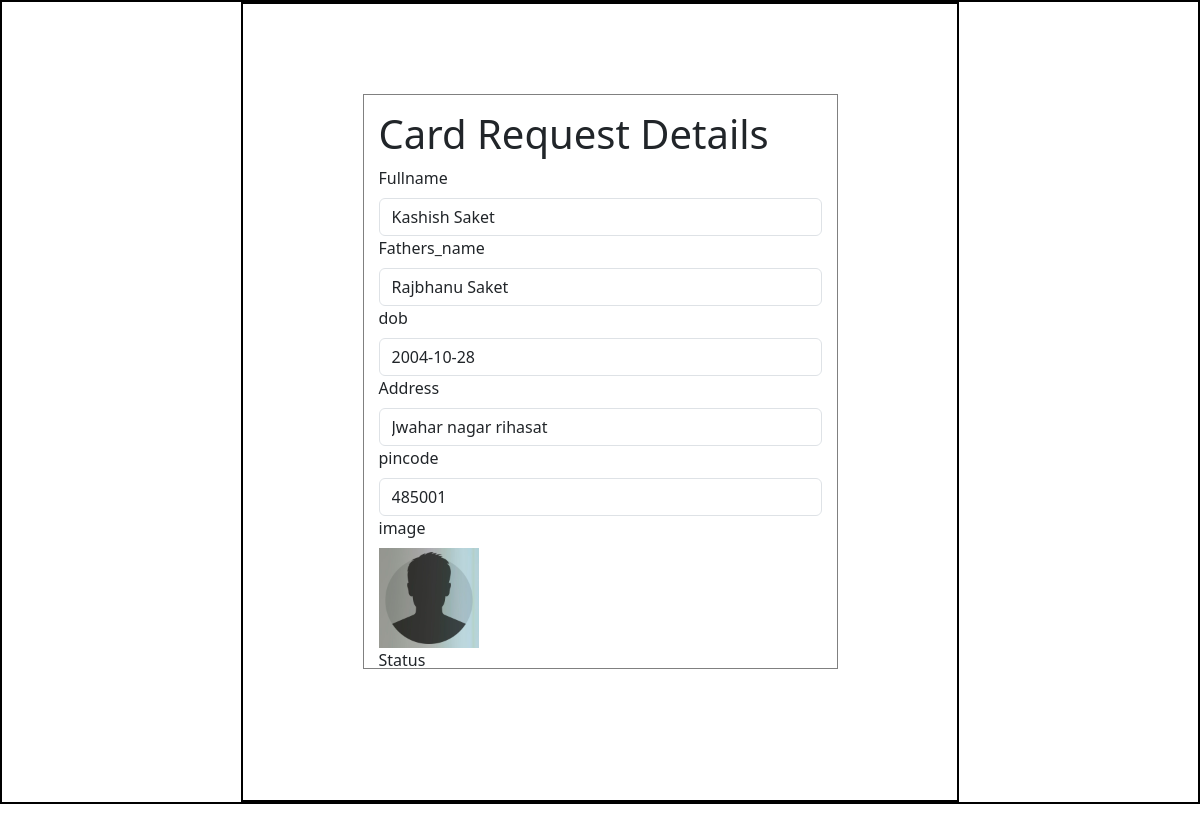
Page /update_status/driving/7 on the committed database.
### Application/models.py (models this page shows)
class Info(db.Model):
    id=db.Column(db.Integer(),primary_key=True)
    attribute_name=db.Column(db.String(),nullable=False)
    attribute_value=db.Column(db.String(),nullable=False)
    card_name=db.Column(db.String(),nullable=False)
    user_id=db.Column(db.Integer(),db.ForeignKey('user.id'),nullable=False)

### Application/controllers.py (the view)
@app.route('/update_status/<card>/<int:user_id>',methods=['GET','POST'])
def update_status(card,user_id):
    details=Info.query.filter_by(user_id=user_id,card_name=card).all()
    detail=Info.query.filter_by(user_id=user_id,card_name=card,attribute_name='Status').first()
    if request.method=='POST':
        status=request.form.get('status')
        detail.attribute_value=status
        db.session.commit()
        return redirect('/admin')
    return render_template('update_status.html',user_id=user_id,card=card,details=details)

### templates/update_status.html (shortened to what this page needs)
<!DOCTYPE html>
<html lang="en">
  <head>
    <link
      href="https://cdn.jsdelivr.net/npm/bootstrap@5.3.3/dist/css/bootstrap.min.css"
      rel="stylesheet"
    />
    <link rel="stylesheet" href="/static/style.css"/>
  </head>
  <body>
    <div id="main">
      <div id="canvas" class="overflow-auto">
        <div id="form-body" style="width: 475px; height: 575px; margin-top: 90px;  overflow-y: scroll;">
            <h1>Card Request Details</h1>
            {% for detail in details%}
              <label for="name" class="form-label">{{detail.attribute_name}}</label>
                {% if detail.attribute_name =='image'%}
                  <br>
                  <img src="/static/{{detail.attribute_value}}" alt="user image" height="100" width="100">
                  <br>
                {% else %}
                  <input id="name" class="form-control" type="text" value='{{detail.attribute_value}}' aria-label="readonly input example" readonly>
                {% endif %}
            {% endfor %}
            </div>
          </div>
    </div>
  </body>
</html>

### static/style.css (style rules this page uses)
* { margin: 0px; }
#main,#canvas { border: 2px solid black; }
#canvas { width: 60%; margin: auto; height: 800px; }
#form-body { width: 375px; height: 450px; margin: auto; border: 1px solid gray; margin-top: 175px; padding: 15px; }

### rows in the picture
Info: attribute_name "Fullname", attribute_value "Kashish Saket"
Info: attribute_name "Fathers_name", attribute_value "Rajbhanu Saket"
Info: attribute_name "dob", attribute_value "2004-10-28"
Info: attribute_name "Address", attribute_value "Jwahar nagar rihasat"
Info: attribute_name "pincode", attribute_value "485001"
Info: attribute_name "image", attribute_value (placeholder picture)
Info: attribute_name "Status"
